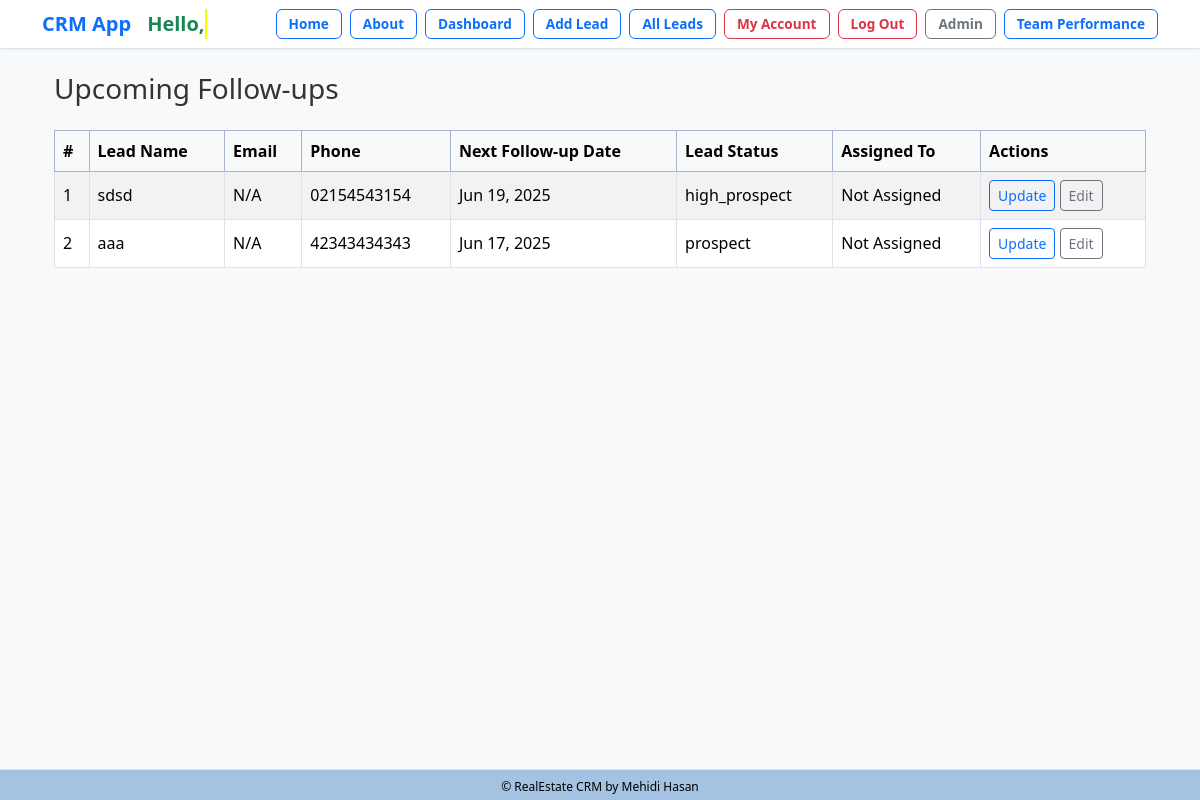
The app's page /followup/next/ (signed in), older data.
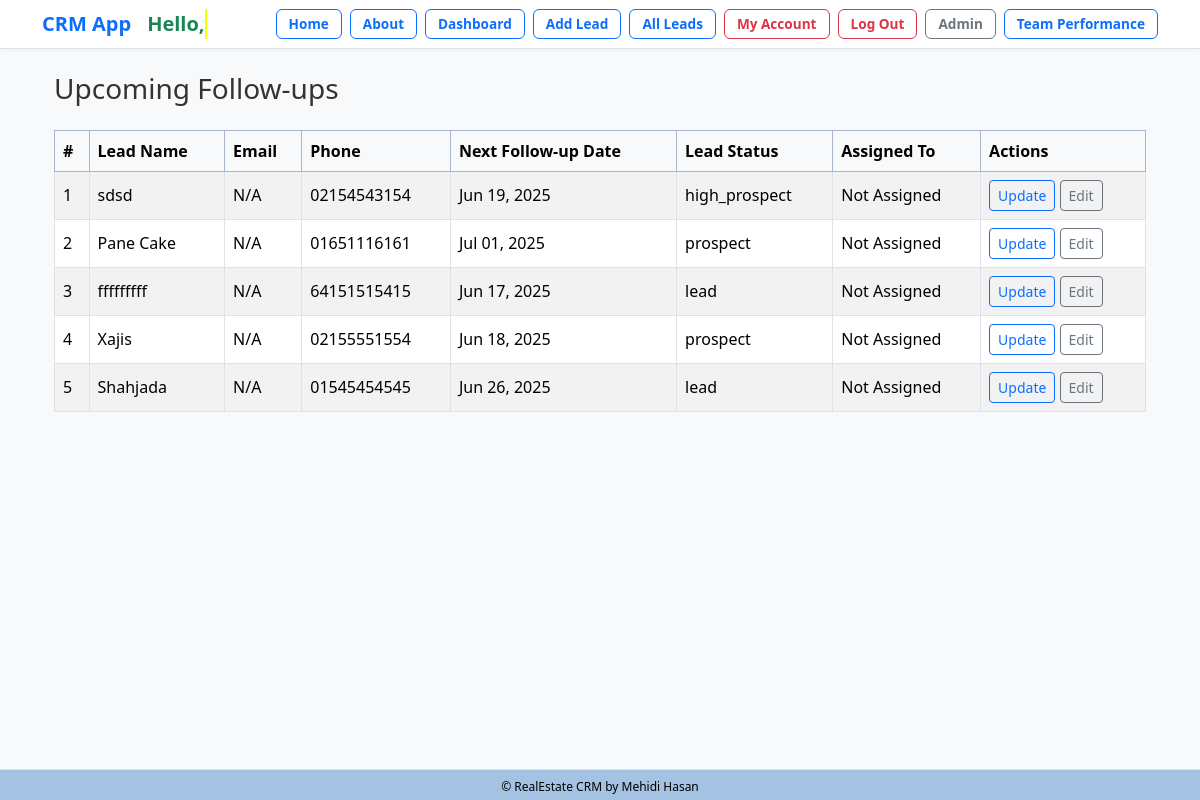
The same page, newer data.
### lead/models.py (models this page shows, shortened)
class Lead(models.Model):
    LEAD_STAGE_CHOICES = (
        ('lead', 'Lead'),
        ('prospect', 'Prospect'),
        ('high_prospect', 'High Prospect'),
        ('sold_onboard', 'Sold/On-board'),
        ('hold', 'Hold'),
        ('lost', 'Lost'),
        ('junk', 'Junk'),
    )
    PROFESSION_CHOICES = (
        ('doctor', 'Doctor'),
        ('artist', 'Artist'),
        ('engineer', 'Engineer'),
        ('teacher', 'Teacher'),
        ('student', 'Student'),
        ('other', 'Other'),
    )
    PROJECT_CHOICES = (
        ('grand', 'Grand'),
        ('majestic', 'Majestic'),
        ('skyvilla', 'Skyvilla'),
        ('maxus', 'Maxus'),
        ('other', 'Other'),
    )
    PROPERTY_STATUS_CHOICES = (
        ('ready', 'Ready'),
        ('initial', 'Initial'),
        ('going', 'Going'),
    )
    PREFERRED_LOCATION_CHOICES = (
        ('banani', 'Banani'),
        ('gulshan', 'Gulshan'),
        ('badda', 'Badda'),
        ('dhanmondi', 'Dhanmondi'),
        ('other', 'Other'),
    )
    COMPANY_CHOICES = (
        ('rupayanhousing', 'Rupayan Housing'),
        ('rupayancityuttara', 'Rupayan City Uttara'),
        ('other', 'Other'),
    )
    INTERESTED_PROJECT_BUILDING_CHOICES = (
        ('grand-building-12', 'Grand Building 12'),
        ('majestic-building-5', 'Majestic Building 5'),
        ('skyvilla-building-3', 'Skyvilla Building 3'),
        ('maxus-building-8', 'Maxus Building 8'),
        ('other', 'Other'),
    )
    UNIT_SIZE_CHOICES = (
        ('2000-2500', '2000-2500 sqft'),
        ('200-300', '200-300 sqft'),
        ('300-400', '300-400 sqft'),
        ('2500-3000', '2500-3000 sqft'),
        ('3000-3500', '3000-3500 sqft'),
        ('3500-4000', '3500-4000 sqft'),
        ('4000+', '4000+ sqft'),
        ('other', 'Other'),
    )
    PREFERENCE_FLOOR = (
        ('1st', '1st Floor'),
        ('2nd', '2nd Floor'),
        ('3rd', '3rd Floor'),
        ('4th', '4th Floor'),
        ('5th', '5th Floor'),
        ('6th', '6th Floor'),
        ('7th', '7th Floor'),
        ('8th', '8th Floor'),
        ('9th', '9th Floor'),
        ('10th', '10th Floor'),
        ('11th', '11th Floor'),
        ('12th', '12th Floor'),
        ('13th', '13th Floor'),
        ('14th', '14th Floor'),
        ('15th', '15th Floor'),
    )
    FACING_CHOICES = (
        ('east', 'East'),
        ('west', 'West'),
        ('north', 'North'),
        ('south', 'South'),
        ('north-east', 'North-East'),
        ('north-west', 'North-West'),
        ('south-east', 'South-East'),
        ('south-west', 'South-West'),
        ('other', 'Other'),
    )
    VIEW_CHOICES = (
        ('road', 'Road'),
        ('park', 'Park'),
        ('lake', 'Lake'),
        ('city', 'City'),
        ('other', 'Other'),
    )
    BUDGET_CHOICES = (
        ('less-than-50-lakh', 'Less than 50 Lakh'),
        ('less-than-1-crore', 'Less than 1 Crore'),
        ('1-crore-to-2-crore', '1 Crore to 2 Crore'),
        ('2-crore-to-3-crore', '2 Crore to 3 Crore'),
        ('3-crore-to-4-crore', '3 Crore to 4 Crore'),
        ('4-crore-to-5-crore', '4 Crore to 5 Crore'),
        ('more-than-5-crore', 'More than 5 Crore'),
        ('other', 'Other'),
    )
    LEAD_SOURCE_CHOICES = (
        ('sgl', 'SGL'),
        ('walkin', 'Walk-in'),
        ('other', 'Other'),
    )
    SUB_SOURCE_CHOICES = (
        ('ownsource', 'Own Source'),
        ('referral', 'Referral'),
        ('doorto-door', 'Door to Door'),
        ('social-media', 'Social Media'),
        ('online-advertisement', 'Online Advertisement'),
        ('other', 'Other'),
    )
    TEAM_LEADER_CHOICES = (
        ('iktadul', 'Iktadul'),
        ('salman', 'Salman'),
        ('other', 'Other'),
    )
    FOLLOWUP_STATUS_CHOICES = (
        ('call', 'Call'),
        ('email', 'Email'),
        ('int Meeting', 'Int Meeting'),
        ('Ext Meeting', 'Ext Meeting'),
        ('project visit', 'Project Visit'),
        ('sold', 'Sold'),
        ('onboard', 'On-board'),
        ('junk', 'Junk'),
    )
    name = models.CharField("Name", max_length=50)
    team = models.ForeignKey(Team, on_delete=models.CASCADE, null=True, blank=True)
    phone = models.CharField(
    "Phone",
        max_length=11,
        unique=True,
        validators=[
            RegexValidator(
                regex=r'^\d{11}$',
                message='Phone number must contain only numbers.',
                code='invalid_phone'
            )
        ]
    )
    present_address = models.CharField("Present Address", max_length=20, choices=PREFERRED_LOCATION_CHOICES, blank=True, null=True)
    primaryemail = models.EmailField("Primary Email", max_length=254, blank=True, null=True)
    secondaryemail = models.EmailField("Secondary Email", blank=True, null=True)
    profession = models.CharField("Profession", max_length=20, choices=PROFESSION_CHOICES, blank=True, null=True)
    resident = models.CharField("Resident", max_length=100, blank=True, null=True)
    notes = models.TextField("Notes", blank=True, null=True)
    projecttype = models.CharField("Project Type", max_length=20, choices=PROJECT_CHOICES, blank=True, null=True)
    projectstatus = models.CharField("Project Status", max_length=20, choices=PROPERTY_STATUS_CHOICES, default='ready', blank=True, null=True)
    preferred_location = models.CharField("Preferred Location", max_length=20, choices=PREFERRED_LOCATION_CHOICES, blank=True, null=True)
    company = models.CharField("Company", max_length=20, choices=COMPANY_CHOICES, default="rupayancityuttara", null=True)
    interested_project_building = models.CharField("Interested Project Building", max_length=30, choices=INTERESTED_PROJECT_BUILDING_CHOICES, blank=True, null=True)
    unit_size = models.CharField("Unit Size", max_length=20, choices=UNIT_SIZE_CHOICES, blank=True, null=True)
    preference_floor = models.CharField("Preference Floor", max_length=20, choices=PREFERENCE_FLOOR, blank=True, null=True)
    facing = models.CharField("Facing", max_length=20, choices=FACING_CHOICES, blank=True, null=True)
    view = models.CharField("View", max_length=20, choices=VIEW_CHOICES, blank=True, null=True)
    budget = models.CharField("Budget", max_length=20, choices=BUDGET_CHOICES, blank=True, null=True)
    leadsource = models.CharField("Lead Source", max_length=20, choices=LEAD_SOURCE_CHOICES, default='sgl', blank=True, null=True)
    subsource = models.CharField("Sub Source", max_length=20, choices=SUB_SOURCE_CHOICES, default='ownsource',blank=True, null=True)
    teamleader = models.CharField("Team Leader", max_length=20, choices=TEAM_LEADER_CHOICES, default='iktadul',blank=True, null=True)
    description = models.TextField("Description", blank=True, null=True)
    converted_to_client = models.BooleanField("Converted to Client", default=False)
    created_at = models.DateTimeField("Created At", auto_now_add=True)
    modified_at = models.DateTimeField("Modified At", auto_now=True)
    followup_by = models.CharField("Follow Up By", max_length=50, choices=FOLLOWUP_STATUS_CHOICES, blank=True, null=True)
    lead_status = models.CharField("Lead Status", max_length=20, choices=LEAD_STAGE_CHOICES, default="lead", null=True)
    next_followup_by = models.CharField(max_length=20, choices=FOLLOWUP_STATUS_CHOICES, blank=True, null=True)
    next_followup_date = models.DateField("Next Follow Up Date", blank=True, null=True)
    modified_at = models.DateTimeField(auto_now=True)
    created_by = models.ForeignKey(User, related_name='leads', on_delete=models.CASCADE)
    transfer_to = models.ForeignKey(User, related_name='transferred_leads', on_delete=models.SET_NULL, null=True, blank=True)
    unique_id = models.CharField(max_length=255, unique=True, blank=True, null=True)

### dashboard/views.py (the view)
# urls.py: path('followup/next/', views.upcoming_followup, name='upcoming_followup'),
@login_required
def upcoming_followup(request):
    today = now().date()
    if request.user.is_superuser:
        upcoming_leads = Lead.objects.filter(next_followup_date__gt=today)
    else:
        upcoming_leads = Lead.objects.filter(
            next_followup_date__gt=today,
            created_by=request.user
        )
    upcoming_count = upcoming_leads.count()
    leads_data = []
    for lead in upcoming_leads:
        leads_data.append({
            'lead': lead,
            'next_followup_date': lead.next_followup_date,
        })
    context = {
        'leads_data': leads_data,
        'upcoming_count': upcoming_count,
        'page_title': "Upcoming Follow-ups",
    }
    return render(request, 'dashboard/upcoming_followup.html', context)

### dashboard/templates/dashboard/upcoming_followup.html
{% extends "crm/base.html" %}
{% block content %}
<div class="container mt-4">
  <h3 class="mb-4">{{ page_title }}</h3>
  {% if leads_data %}
    <div class="table-responsive">
      <table class="table table-striped table-bordered align-middle">
        <thead class="table-primary text-white">
          <tr>
            <th>#</th>
            <th>Lead Name</th>
            <th>Email</th>
            <th>Phone</th>
            <th>Next Follow-up Date</th>
            <th>Lead Status</th>
            <th>Assigned To</th>
            <th>Actions</th>
          </tr>
        </thead>
        <tbody>
          {% for item in leads_data %}
          <tr>
            <td>{{ forloop.counter }}</td>
            <td>{{ item.lead.name }}</td>
            <td>{{ item.lead.primaryemail|default:"N/A" }}</td>
            <td>{{ item.lead.phone|default:"N/A" }}</td>
            <td>{{ item.next_followup_date|date:"M d, Y" }}</td>
            <td>{{ item.lead.lead_status|default:"N/A" }}</td>
            <td>
              {% if item.lead.assigned_to %}
                {{ item.lead.assigned_to.get_full_name|default:item.lead.assigned_to.username }}
              {% else %}
                Not Assigned
              {% endif %}
            </td>
     <td>
  {% if item.lead.id %}
    <a href="{% url 'lead:lead_change_history' item.lead.id %}" class="btn btn-outline-primary btn-sm">Update</a>
    <a href="{% url 'edit_leads' item.lead.id %}?redirect_to=upcoming_followup" class="btn btn-outline-secondary btn-sm">Edit</a>
  {% else %}
    <span class="text-muted">Invalid Lead</span>
  {% endif %}
</td>
          {% endfor %}
        </tbody>
      </table>
    </div>
  {% else %}
    <div class="alert alert-info">No upcoming follow-ups found.</div>
  {% endif %}
</div>
{% endblock %}

Row changes from the older to the newer data that the page shows:
no longer on this page (row edited): Lead: lead.name "aaa", lead.primaryemail "N/A", lead.phone "42343434343", next_followup_date "Jun 17, 2025", lead.lead_status "prospect", shows "Update"
now on this page (row edited): Lead: lead.name "Pane Cake", lead.primaryemail "N/A", lead.phone "01651116161", next_followup_date "Jul 01, 2025", lead.lead_status "prospect", shows "Update"
now on this page (row edited): Lead: lead.name "fffffffff", lead.primaryemail "N/A", lead.phone "64151515415", next_followup_date "Jun 17, 2025", lead.lead_status "lead", shows "Update"
now on this page (row edited): Lead: lead.name "Xajis", lead.primaryemail "N/A", lead.phone "02155551554", next_followup_date "Jun 18, 2025", lead.lead_status "prospect", shows "Update"
now on this page (row edited): Lead: lead.name "Shahjada", lead.primaryemail "N/A", lead.phone "01545454545", next_followup_date "Jun 26, 2025", lead.lead_status "lead", shows "Update"
